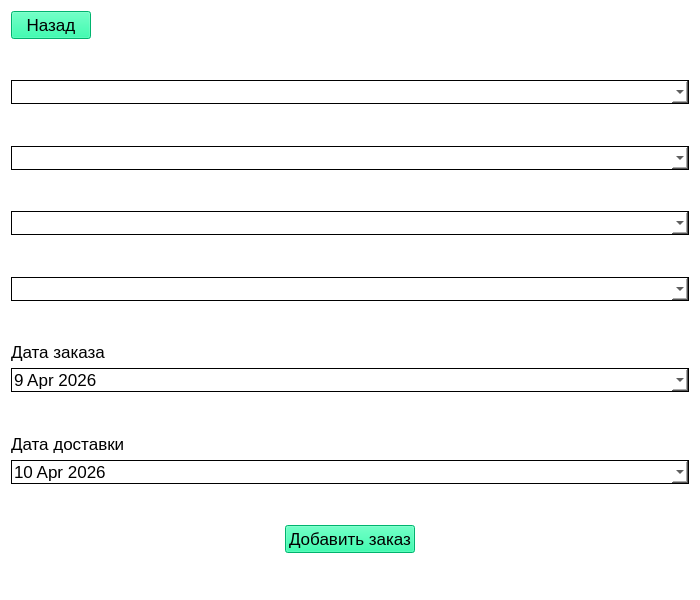
<?xml version="1.0" encoding="UTF-8"?>
<ui version="4.0">
 <class>AddOrderWindow</class>
 <widget class="QWidget" name="AddOrderWindow">
  <property name="geometry">
   <rect>
    <x>0</x>
    <y>0</y>
    <width>700</width>
    <height>600</height>
   </rect>
  </property>
  <property name="minimumSize">
   <size>
    <width>700</width>
    <height>600</height>
   </size>
  </property>
  <property name="windowTitle">
   <string>Добавление заказа</string>
  </property>
  <property name="styleSheet">
   <string notr="true">QWidget{background-color: #FFFFFF;
font-family: &quot;Times New Roman&quot;;
font-size: 13pt;
color: black}
QLineEdit{
border: 1px solid black;
}
QPushButton{
background-color: #00FA9A
}
QComboBox{
border: 1px solid black;
}
QDateEdit{
border: 1px solid black;
}</string>
  </property>
  <layout class="QVBoxLayout" name="verticalLayout">
   <item>
    <layout class="QVBoxLayout" name="verticalLayout_2">
     <item alignment="Qt::AlignLeft">
      <widget class="QPushButton" name="go_back_btn">
       <property name="text">
        <string>Назад</string>
       </property>
      </widget>
     </item>
     <item>
      <spacer name="verticalSpacer_2">
       <property name="orientation">
        <enum>Qt::Vertical</enum>
       </property>
       <property name="sizeHint" stdset="0">
        <size>
         <width>20</width>
         <height>40</height>
        </size>
       </property>
      </spacer>
     </item>
     <item>
      <widget class="QComboBox" name="product_cbx_1"/>
     </item>
     <item>
      <spacer name="verticalSpacer_3">
       <property name="orientation">
        <enum>Qt::Vertical</enum>
       </property>
       <property name="sizeHint" stdset="0">
        <size>
         <width>20</width>
         <height>40</height>
        </size>
       </property>
      </spacer>
     </item>
     <item>
      <widget class="QComboBox" name="product_cbx_2"/>
     </item>
     <item>
      <spacer name="verticalSpacer_4">
       <property name="orientation">
        <enum>Qt::Vertical</enum>
       </property>
       <property name="sizeHint" stdset="0">
        <size>
         <width>20</width>
         <height>40</height>
        </size>
       </property>
      </spacer>
     </item>
     <item>
      <widget class="QComboBox" name="status_cbx"/>
     </item>
     <item>
      <spacer name="verticalSpacer_5">
       <property name="orientation">
        <enum>Qt::Vertical</enum>
       </property>
       <property name="sizeHint" stdset="0">
        <size>
         <width>20</width>
         <height>40</height>
        </size>
       </property>
      </spacer>
     </item>
     <item>
      <widget class="QComboBox" name="pick_up_point_cbx"/>
     </item>
     <item>
      <spacer name="verticalSpacer_6">
       <property name="orientation">
        <enum>Qt::Vertical</enum>
       </property>
       <property name="sizeHint" stdset="0">
        <size>
         <width>20</width>
         <height>40</height>
        </size>
       </property>
      </spacer>
     </item>
     <item>
      <widget class="QLabel" name="label">
       <property name="text">
        <string>Дата заказа</string>
       </property>
      </widget>
     </item>
     <item>
      <widget class="QDateEdit" name="date_order_de">
       <property name="calendarPopup">
        <bool>true</bool>
       </property>
       <property name="date">
        <date>
         <year>2026</year>
         <month>4</month>
         <day>9</day>
        </date>
       </property>
      </widget>
     </item>
     <item>
      <spacer name="verticalSpacer_8">
       <property name="orientation">
        <enum>Qt::Vertical</enum>
       </property>
       <property name="sizeHint" stdset="0">
        <size>
         <width>20</width>
         <height>40</height>
        </size>
       </property>
      </spacer>
     </item>
     <item>
      <widget class="QLabel" name="label_2">
       <property name="text">
        <string>Дата доставки</string>
       </property>
      </widget>
     </item>
     <item>
      <widget class="QDateEdit" name="date_delivery_de">
       <property name="calendarPopup">
        <bool>true</bool>
       </property>
       <property name="date">
        <date>
         <year>2026</year>
         <month>4</month>
         <day>10</day>
        </date>
       </property>
      </widget>
     </item>
     <item>
      <spacer name="verticalSpacer">
       <property name="orientation">
        <enum>Qt::Vertical</enum>
       </property>
       <property name="sizeHint" stdset="0">
        <size>
         <width>20</width>
         <height>40</height>
        </size>
       </property>
      </spacer>
     </item>
     <item alignment="Qt::AlignHCenter">
      <widget class="QPushButton" name="add_order_btn">
       <property name="text">
        <string>Добавить заказ</string>
       </property>
      </widget>
     </item>
     <item>
      <spacer name="verticalSpacer_11">
       <property name="orientation">
        <enum>Qt::Vertical</enum>
       </property>
       <property name="sizeHint" stdset="0">
        <size>
         <width>20</width>
         <height>40</height>
        </size>
       </property>
      </spacer>
     </item>
    </layout>
   </item>
  </layout>
 </widget>
 <resources/>
 <connections/>
</ui>
